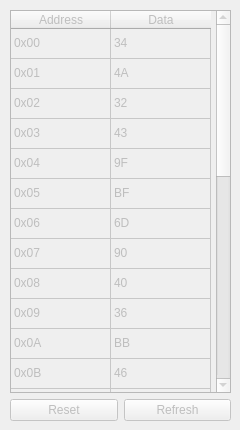
      <widget class="QWidget" name="phy_tab">
       <property name="enabled">
        <bool>false</bool>
       </property>
       <property name="sizePolicy">
        <sizepolicy hsizetype="Expanding" vsizetype="Expanding">
         <horstretch>0</horstretch>
         <verstretch>0</verstretch>
        </sizepolicy>
       </property>
       <attribute name="title">
        <string>PHY</string>
       </attribute>
       <widget class="QWidget" name="layoutWidget_2">
        <property name="geometry">
         <rect>
          <x>10</x>
          <y>10</y>
          <width>221</width>
          <height>411</height>
         </rect>
        </property>
        <layout class="QVBoxLayout" name="verticalLayout_16">
         <item>
          <widget class="QTableWidget" name="tableWidget_3">
           <property name="maximumSize">
            <size>
             <width>221</width>
             <height>581</height>
            </size>
           </property>
           <attribute name="verticalHeaderVisible">
            <bool>false</bool>
           </attribute>
           <row>
            <property name="text">
             <string>0</string>
            </property>
           </row>
           <row>
            <property name="text">
             <string>1</string>
            </property>
           </row>
           <row>
            <property name="text">
             <string>2</string>
            </property>
           </row>
           <row>
            <property name="text">
             <string>3</string>
            </property>
           </row>
           <row>
            <property name="text">
             <string>4</string>
            </property>
           </row>
           <row>
            <property name="text">
             <string>5</string>
            </property>
           </row>
           <row>
            <property name="text">
             <string>6</string>
            </property>
           </row>
           <row>
            <property name="text">
             <string>7</string>
            </property>
           </row>
           <row>
            <property name="text">
             <string>8</string>
            </property>
           </row>
           <row>
            <property name="text">
             <string>9</string>
            </property>
           </row>
           <row>
            <property name="text">
             <string>10</string>
            </property>
           </row>
           <row>
            <property name="text">
             <string>11</string>
            </property>
           </row>
           <row>
            <property name="text">
             <string>12</string>
            </property>
           </row>
           <row>
            <property name="text">
             <string>13</string>
            </property>
           </row>
           <row>
            <property name="text">
             <string>14</string>
            </property>
           </row>
           <row>
            <property name="text">
             <string>15</string>
            </property>
           </row>
           <row>
            <property name="text">
             <string>16</string>
            </property>
           </row>
           <row>
            <property name="text">
             <string>17</string>
            </property>
           </row>
           <row>
            <property name="text">
             <string>18</string>
            </property>
           </row>
           <row>
            <property name="text">
             <string>19</string>
            </property>
           </row>
           <row>
            <property name="text">
             <string>20</string>
            </property>
           </row>
           <row>
            <property name="text">
             <string>21</string>
            </property>
           </row>
           <row>
            <property name="text">
             <string>22</string>
            </property>
           </row>
           <row>
            <property name="text">
             <string>23</string>
            </property>
           </row>
           <row>
            <property name="text">
             <string>24</string>
            </property>
           </row>
           <row>
            <property name="text">
             <string>25</string>
            </property>
           </row>
           <row>
            <property name="text">
             <string>26</string>
            </property>
           </row>
           <row>
            <property name="text">
             <string>27</string>
            </property>
           </row>
           <column>
            <property name="text">
             <string>Address</string>
            </property>
           </column>
           <column>
            <property name="text">
             <string>Data</string>
            </property>
           </column>
           <item row="0" column="0">
            <property name="text">
             <string>0x00</string>
            </property>
           </item>
           <item row="0" column="1">
            <property name="text">
             <string>34</string>
            </property>
           </item>
           <item row="1" column="0">
            <property name="text">
             <string>0x01</string>
            </property>
           </item>
           <item row="1" column="1">
            <property name="text">
             <string>4A</string>
            </property>
           </item>
           <item row="2" column="0">
            <property name="text">
             <string>0x02</string>
            </property>
           </item>
           <item row="2" column="1">
            <property name="text">
             <string>32</string>
            </property>
           </item>
           <item row="3" column="0">
            <property name="text">
             <string>0x03</string>
            </property>
           </item>
           <item row="3" column="1">
            <property name="text">
             <string>43</string>
            </property>
           </item>
           <item row="4" column="0">
            <property name="text">
             <string>0x04</string>
            </property>
           </item>
           <item row="4" column="1">
            <property name="text">
             <string>9F</string>
            </property>
           </item>
           <item row="5" column="0">
            <property name="text">
             <string>0x05</string>
            </property>
           </item>
           <item row="5" column="1">
            <property name="text">
             <string>BF</string>
            </property>
           </item>
           <item row="6" column="0">
            <property name="text">
             <string>0x06</string>
            </property>
           </item>
           <item row="6" column="1">
            <property name="text">
             <string>6D</string>
            </property>
           </item>
           <item row="7" column="0">
            <property name="text">
             <string>0x07</string>
            </property>
           </item>
           <item row="7" column="1">
            <property name="text">
             <string>90</string>
            </property>
           </item>
           <item row="8" column="0">
            <property name="text">
             <string>0x08</string>
            </property>
           </item>
           <item row="8" column="1">
            <property name="text">
             <string>40</string>
            </property>
           </item>
           <item row="9" column="0">
            <property name="text">
             <string>0x09</string>
            </property>
           </item>
           <item row="9" column="1">
            <property name="text">
             <string>36</string>
            </property>
           </item>
           <item row="10" column="0">
            <property name="text">
             <string>0x0A</string>
            </property>
           </item>
           <item row="10" column="1">
            <property name="text">
             <string>BB</string>
            </property>
           </item>
           <item row="11" column="0">
            <property name="text">
             <string>0x0B</string>
            </property>
           </item>
           <item row="11" column="1">
            <property name="text">
             <string>46</string>
            </property>
           </item>
           <item row="12" column="0">
            <property name="text">
             <string>0x0C</string>
            </property>
           </item>
           <item row="12" column="1">
            <property name="text">
             <string>02</string>
            </property>
           </item>
           <item row="13" column="0">
            <property name="text">
             <string>0x0D</string>
            </property>
           </item>
           <item row="13" column="1">
            <property name="text">
             <string>1D</string>
            </property>
           </item>
           <item row="14" column="0">
            <property name="text">
             <string>0x0E</string>
            </property>
           </item>
           <item row="14" column="1">
            <property name="text">
             <string>12</string>
            </property>
           </item>
           <item row="15" column="0">
            <property name="text">
             <string>0x0F</string>
            </property>
           </item>
           <item row="15" column="1">
            <property name="text">
             <string>05</string>
            </property>
           </item>
           <item row="16" column="0">
            <property name="text">
             <string>0x10</string>
            </property>
           </item>
           <item row="16" column="1">
            <property name="text">
             <string>62</string>
            </property>
           </item>
           <item row="17" column="0">
            <property name="text">
             <string>0x11</string>
            </property>
           </item>
           <item row="17" column="1">
            <property name="text">
             <string>C1</string>
            </property>
           </item>
           <item row="18" column="0">
            <property name="text">
             <string>0x12</string>
            </property>
           </item>
           <item row="18" column="1">
            <property name="text">
             <string>1D</string>
            </property>
           </item>
           <item row="19" column="0">
            <property name="text">
             <string>0x13</string>
            </property>
           </item>
           <item row="19" column="1">
            <property name="text">
             <string>41</string>
            </property>
           </item>
           <item row="20" column="0">
            <property name="text">
             <string>0x14</string>
            </property>
           </item>
           <item row="20" column="1">
            <property name="text">
             <string>32</string>
            </property>
           </item>
           <item row="21" column="0">
            <property name="text">
             <string>0x15</string>
            </property>
           </item>
           <item row="21" column="1">
            <property name="text">
             <string>9B</string>
            </property>
           </item>
           <item row="22" column="0">
            <property name="text">
             <string>0x16</string>
            </property>
           </item>
           <item row="22" column="1">
            <property name="text">
             <string>BF</string>
            </property>
           </item>
           <item row="23" column="0">
            <property name="text">
             <string>0x17</string>
            </property>
           </item>
           <item row="23" column="1">
            <property name="text">
             <string>51</string>
            </property>
           </item>
           <item row="24" column="0">
            <property name="text">
             <string>0x18</string>
            </property>
           </item>
           <item row="24" column="1">
            <property name="text">
             <string>24</string>
            </property>
           </item>
           <item row="25" column="0">
            <property name="text">
             <string>0x19</string>
            </property>
           </item>
           <item row="25" column="1">
            <property name="text">
             <string>71</string>
            </property>
           </item>
           <item row="26" column="0">
            <property name="text">
             <string>0x1A</string>
            </property>
           </item>
           <item row="26" column="1">
            <property name="text">
             <string>C5</string>
            </property>
           </item>
           <item row="27" column="0">
            <property name="text">
             <string>0x1B</string>
            </property>
           </item>
           <item row="27" column="1">
            <property name="text">
             <string>23</string>
            </property>
           </item>
          </widget>
         </item>
         <item>
          <layout class="QHBoxLayout" name="horizontalLayout_31">
           <item>
            <widget class="QPushButton" name="pushButton_8">
             <property name="text">
              <string>Reset</string>
             </property>
            </widget>
           </item>
           <item>
            <widget class="QPushButton" name="pushButton_13">
             <property name="text">
              <string>Refresh</string>
             </property>
            </widget>
           </item>
          </layout>
         </item>
        </layout>
       </widget>
      </widget>
